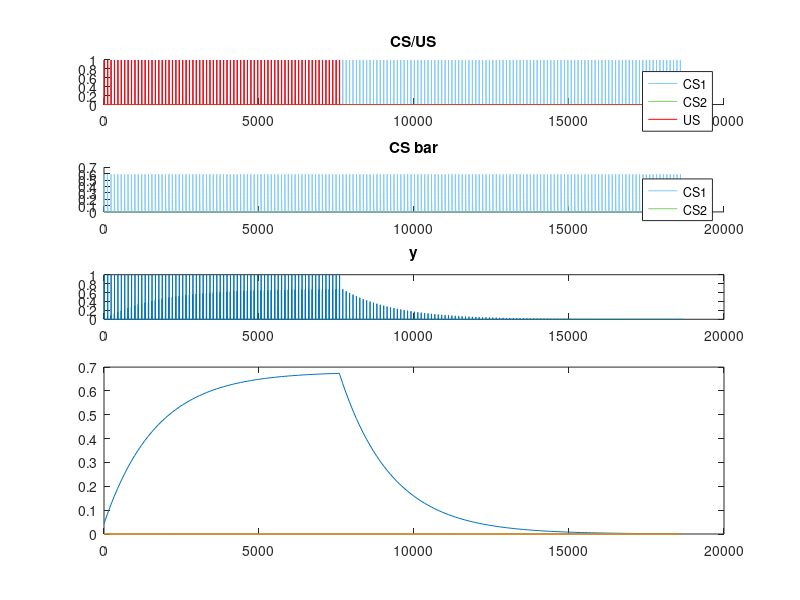

Write MATLAB code to recreate this figure. (Note: this script raises an error after producing the figure.)
%% TD Model Simulation

%% parameters
CS.length = 4;
US.start = 9; % US must be presented after the CS
US.end = 10; 
ITI = 100;

trial_length = max(CS.length,US.end) + ITI;

%% Schedule
schedule = [...
    repmat([1,0,0,1,0,0,0,1], 70,1);...
    repmat([1,0,0,0,0,0,0,1], 100,1)...
    ];

%% Second-order conditioning
CS1_first = [...
    repmat([0,1,0,0,0,0,0,0], 8, 1);...
    repmat([0,0,0,0,0,0,0,0], 4, 1);...
    repmat([1,0,0,0,0,0,0,0], 8, 1);...
    repmat([0,0,0,0,0,0,0,0], trial_length-20, 1)...
    ];

%% Generate new Schedule including time factor
newSchedule = zeros(trial_length * size(schedule,1),8);
w_trial = zeros(size(schedule,1),3);
for s = 1 : size(schedule,1)
    temp = zeros(trial_length,8);
    temp(1:CS.length,[1,2,3,5,6,7]) = repmat(schedule(s,[1,2,3,5,6,7]),CS.length,1);
    temp(US.start:US.end,[4,8]) = repmat(schedule(s,[4,8]),US.end-US.start+1,1);
    newSchedule(trial_length*(s-1)+1 : trial_length*s,:) = temp;
end
clearvars temp

newSchedule = [...
    newSchedule;...
    repmat(CS1_first,50,1)...
    ];

%% Run
totalTime = size(newSchedule,1);

% The parameter that the original thesis (Sutton & Barto, 1987) used c=0.01, 
% but this does not fit with the simulated data. And also, similar model
% (SBmodel by Sutton & Barto, 1981) uses c values a way over .01.
% So I used c=0.1
beta = 0.8;
c = 0.1; 
gamma = 0.95;

% Initialize
y = zeros(totalTime,1);
r = zeros(totalTime,1);
x_bar = zeros(totalTime,3);
x = zeros(totalTime,3);
w = zeros(totalTime,3);
w(1,:) = newSchedule(1,5:7);
test_v = zeros(totalTime,1);

trial = 1;
for t = 1 : size(newSchedule,1)
    US_weight = newSchedule(t,8);
    US_presence = newSchedule(t,4);
    x(t,:) = newSchedule(t,1:3);
    r(t) = US_weight * US_presence;
    y(t) = r(t) + max(w(t,:) * x(t,:)',0);
    if t == 1
        x_bar(t,:) = 0; %eligibility traces
        w(t+1,:) = w(t,:) + c*(r(t) + gamma*max(w(t,:) * x(t,:)',0) )*x_bar(t,:);
        test_v(t) = r(t) + gamma .* max(w(t,:) * x(t,:)',0);
    else
        x_bar(t,:) = beta .* x_bar(t-1,:) + (1-beta) .* x(t-1,:); %eligibility traces
        w(t+1,:) = w(t,:) + c.*(...
            r(t) + gamma .* max(w(t,:) * x(t,:)',0) - max(w(t,:) * x(t-1,:)',0)...
            )*x_bar(t,:); % during the CS presentaion, gamma value makes the delta w negative proportional to it's weight.
        test_v(t) = r(t) + gamma .* max(w(t,:) * x(t,:)',0) - max(w(t,:) * x(t-1,:)',0);
    end
    
    if rem(t, trial_length) == 0
        w_trial(trial,:) = w(t,:);
        trial = trial + 1;
    end
end
fprintf('%.2f, %.2f %.2f\n',w(end,:))

%% Plot
plot_range.start = 1;
plot_range.end = 170;

%% Plot All 
figure(2);
clf;
subplot(5,1,1);
hold on;

c_blue = [0.507,0.789,0.984];
c_green = [0.465,0.827,0.402];

plot(x(trial_length*(plot_range.start-1)+1:trial_length*plot_range.end,1),'Color',c_blue);
plot(x(trial_length*(plot_range.start-1)+1:trial_length*plot_range.end,2),'Color',c_green);
plot(newSchedule(trial_length*(plot_range.start-1)+1:trial_length*plot_range.end,4),'r');
title('CS/US');
legend({'CS1','CS2','US'});

subplot(5,1,2);
hold on;
plot(x_bar(trial_length*(plot_range.start-1)+1:trial_length*plot_range.end,1),'Color',c_blue);
plot(x_bar(trial_length*(plot_range.start-1)+1:trial_length*plot_range.end,2),'Color',c_green);
title('CS bar');
legend({'CS1','CS2'});

subplot(5,1,3);
plot(y(trial_length*(plot_range.start-1)+1:trial_length*plot_range.end));
title('y');

subplot(5,1,4:5);
%plot(w(1:plot_range,1));
%hold on;
line = plot(...
    trial_length * (plot_range.start-1) + 1 : trial_length : trial_length * plot_range.end,...
    w_trial(plot_range.start:plot_range.end,:));
line(1).Color = c_blue;
line(1).LineWidth = 2;
line(2).Color = c_green;
line(2).LineWidth = 2;
xticks(trial_length * (plot_range.start-1) + 1 : trial_length*5 : trial_length * plot_range.end);
xticklabels(plot_range.start:5:plot_range.end);
title('w');
xlabel('trial');
ylabel('w');
legend({'CS1','CS2','CS3'});
%plot(w(trial_length*(plot_range.start-1)+1:trial_length*plot_range.end,1));